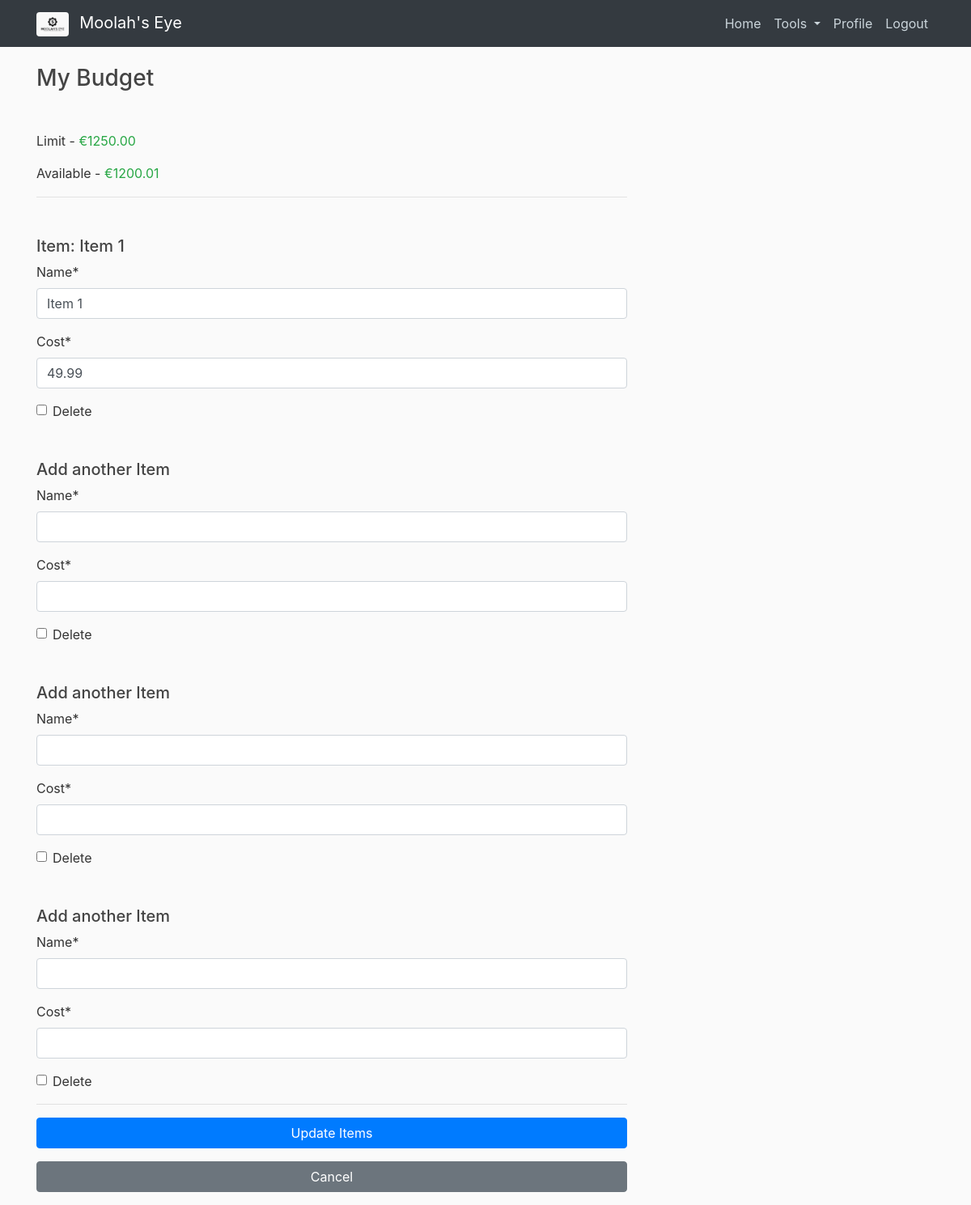
The app's page /budget/17/items/edit/ (signed in) with its own data.
### budgets/models.py (models this page shows, shortened)
class Budget(models.Model):
    name = models.CharField(max_length=32, unique=True, blank=False)
    limit = models.DecimalField(max_digits=10, decimal_places=2)
    date_created = models.DateTimeField(default=timezone.now)
    creator = models.ForeignKey(User, on_delete=models.CASCADE)
    def get_absolute_url(self):
        return reverse('budgets-detail', kwargs = {'pk': self.pk})
    def total_item_costs(self):
        return sum(item.cost for item in self.item_set.all())
    def remaining_limit(self):
        used = self.total_item_costs()
        remaining = self.limit - used
        return remaining

class Item(models.Model):
    name = models.CharField(max_length=32)
    cost = models.DecimalField(max_digits=10, decimal_places=2)
    budget = models.ForeignKey(Budget, on_delete=models.CASCADE)

### budgets/views.py (the view, shortened to what this page needs)
# urls.py: path('budget/<int:pk>/items/edit/', EditBudgetItemsView.as_view(), name='edit-items'),
class EditBudgetItemsView(LoginRequiredMixin, UserPassesTestMixin, SingleObjectMixin, FormView):
    model = Budget
    template_name = 'budgets/budget_items_edit.html'
    def test_func(self):
        budget = self.get_object()
        return self.request.user == budget.creator
    def get_context_data(self, **kwargs):
        context = super().get_context_data(**kwargs)
        context["title"] = "Edit Items"
        return context
    def get(self, request, *args, **kwargs):
        self.object = self.get_object(queryset=Budget.objects.all())
        return super().get(request, *args, **kwargs)
    def get_form(self, form_class=None):
        return BudgetItemsFormset(**self.get_form_kwargs(), instance=self.object)

### budgets/templates/budgets/budget_items_edit.html (shortened to what this page needs)
{% extends 'budgets/base.html' %}
{% load crispy_forms_tags %}
{% block content %}
<form action="" method="post" enctype="multipart/form-data">
    <h3 class="mb-5">{{object.name}}</h3>
    <div class="article-metadata">
        <p>Limit - <span class="text-success">&euro;{{ object.limit}}</span></p>
        <p>Available - <span class="text-success">&euro;{{ object.remaining_limit}}</span></p>
    </div>
    {% for item_form in form.forms %}
        <h5 class="mt-5">
            {% if item_form.instance.id %}
                Item: {{item_form.instance.name|title}}
            {% else %}
                {% if form.forms|length > 1 %}
                    Add another Item
                {% else %}
                    Add an Item
                {% endif %}
            {% endif %}
        </h5>
        {{item_form|crispy}}
    {% endfor %}
    <hr>
    <p>
        <button type="submit" value="Update collection" class="btn btn-primary w-100 mb-3">
            Update Items
        </button>
        <a href="{{ object.get_absolute_url }}" role="button" class="btn btn-secondary w-100">
            Cancel
        </a>
    </p>
</form>
{% endblock content %}

### budgets/static/budgets/css/main.css (style rules this page uses)
body { background: #fafafa; color: #333333; margin-top: 5rem; }
h1, h2, h3, h4, h5, h6 { color: #444444; }
.article-metadata { padding-bottom: 1px; margin-bottom: 4px; border-bottom: 1px solid #e3e3e3 }

### records on screen
Budget: name "My Budget", limit "1250.00", remaining_limit "1200.01"
Item: instance.name "Item 1"
